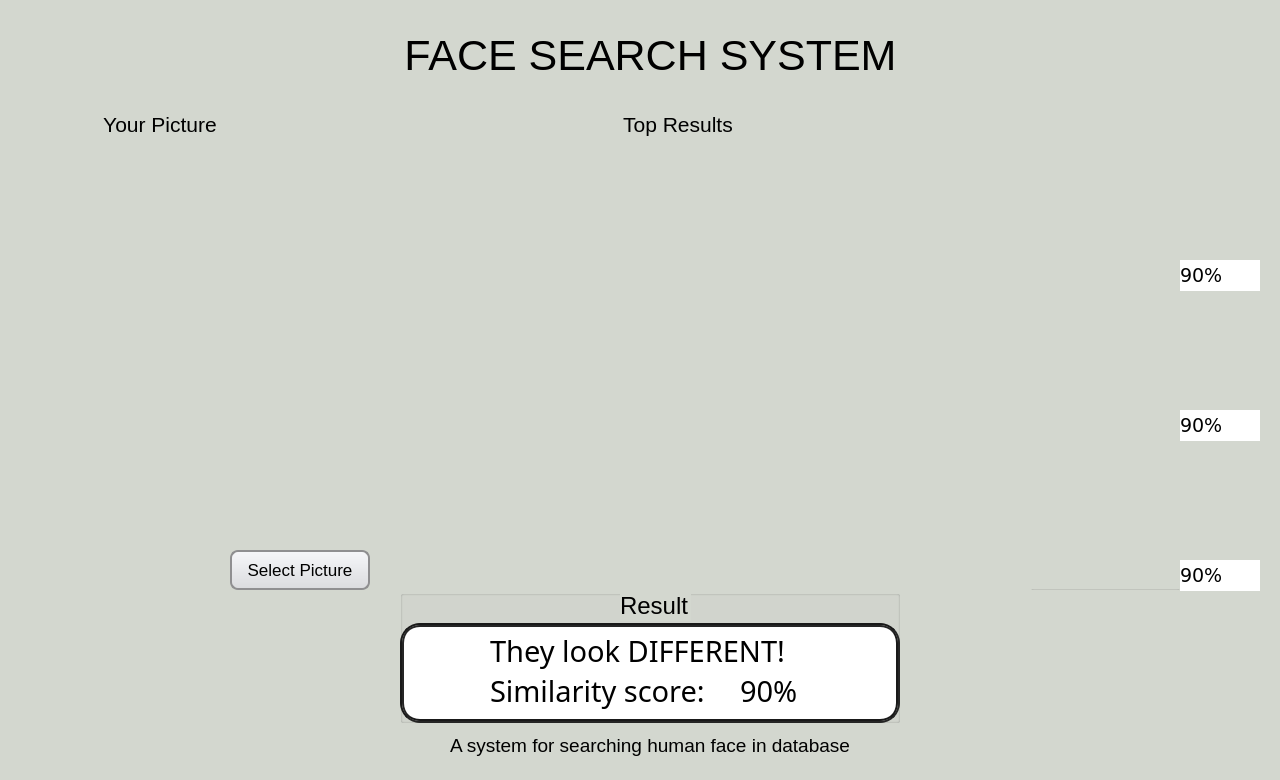
<?xml version="1.0" encoding="UTF-8"?>
<ui version="4.0">
 <class>MainWindow</class>
 <widget class="QMainWindow" name="MainWindow">
  <property name="geometry">
   <rect>
    <x>0</x>
    <y>0</y>
    <width>1280</width>
    <height>780</height>
   </rect>
  </property>
  <property name="windowTitle">
   <string>MainWindow</string>
  </property>
  <property name="styleSheet">
   <string notr="true">background-color: rgb(211, 215, 207);</string>
  </property>
  <widget class="QWidget" name="centralwidget">
   <widget class="QGroupBox" name="group1">
    <property name="geometry">
     <rect>
      <x>100</x>
      <y>110</y>
      <width>400</width>
      <height>430</height>
     </rect>
    </property>
    <property name="sizePolicy">
     <sizepolicy hsizetype="Preferred" vsizetype="Preferred">
      <horstretch>0</horstretch>
      <verstretch>0</verstretch>
     </sizepolicy>
    </property>
    <property name="font">
     <font>
      <pointsize>16</pointsize>
     </font>
    </property>
    <property name="autoFillBackground">
     <bool>false</bool>
    </property>
    <property name="title">
     <string>Your Picture</string>
    </property>
    <widget class="QWidget" name="widget1" native="true">
     <property name="geometry">
      <rect>
       <x>-1</x>
       <y>28</y>
       <width>402</width>
       <height>402</height>
      </rect>
     </property>
    </widget>
   </widget>
   <widget class="QLabel" name="logo">
    <property name="geometry">
     <rect>
      <x>20</x>
      <y>10</y>
      <width>289</width>
      <height>90</height>
     </rect>
    </property>
    <property name="styleSheet">
     <string notr="true"/>
    </property>
    <property name="text">
     <string/>
    </property>
    <property name="pixmap">
     <pixmap>logo_aiacademy.png</pixmap>
    </property>
    <property name="scaledContents">
     <bool>true</bool>
    </property>
   </widget>
   <widget class="QLabel" name="title">
    <property name="geometry">
     <rect>
      <x>360</x>
      <y>20</y>
      <width>581</width>
      <height>71</height>
     </rect>
    </property>
    <property name="font">
     <font>
      <pointsize>32</pointsize>
      <italic>false</italic>
     </font>
    </property>
    <property name="layoutDirection">
     <enum>Qt::LeftToRight</enum>
    </property>
    <property name="text">
     <string>FACE SEARCH SYSTEM</string>
    </property>
    <property name="alignment">
     <set>Qt::AlignCenter</set>
    </property>
   </widget>
   <widget class="QLabel" name="subTitle">
    <property name="geometry">
     <rect>
      <x>450</x>
      <y>730</y>
      <width>431</width>
      <height>31</height>
     </rect>
    </property>
    <property name="font">
     <font>
      <pointsize>14</pointsize>
      <italic>false</italic>
     </font>
    </property>
    <property name="text">
     <string>A system for searching human face in database</string>
    </property>
   </widget>
   <widget class="QGroupBox" name="group2">
    <property name="geometry">
     <rect>
      <x>620</x>
      <y>110</y>
      <width>400</width>
      <height>430</height>
     </rect>
    </property>
    <property name="sizePolicy">
     <sizepolicy hsizetype="Preferred" vsizetype="Preferred">
      <horstretch>0</horstretch>
      <verstretch>0</verstretch>
     </sizepolicy>
    </property>
    <property name="font">
     <font>
      <pointsize>16</pointsize>
     </font>
    </property>
    <property name="autoFillBackground">
     <bool>false</bool>
    </property>
    <property name="title">
     <string>Top Results</string>
    </property>
    <widget class="QWidget" name="widget2" native="true">
     <property name="geometry">
      <rect>
       <x>-1</x>
       <y>28</y>
       <width>402</width>
       <height>402</height>
      </rect>
     </property>
    </widget>
   </widget>
   <widget class="QPushButton" name="selectBtn">
    <property name="geometry">
     <rect>
      <x>230</x>
      <y>550</y>
      <width>140</width>
      <height>40</height>
     </rect>
    </property>
    <property name="font">
     <font>
      <pointsize>13</pointsize>
     </font>
    </property>
    <property name="styleSheet">
     <string notr="true">QPushButton {
    border: 2px solid #8f8f91;
    border-radius: 8px;
    background-color: qlineargradient(x1: 0, y1: 0, x2: 0, y2: 1, stop: 0 #f6f7fa, stop: 1 #dadbde);
    min-width: 80px;
}

QPushButton:pressed {
    background-color: qlineargradient(x1: 0, y1: 0, x2: 0, y2: 1, stop: 0 #dadbde, stop: 1 #f6f7fa);
}

QPushButton:flat {
    border: none;
}

QPushButton:default {
    border-color: navy; 
}</string>
    </property>
    <property name="text">
     <string>Select Picture</string>
    </property>
   </widget>
   <widget class="QGroupBox" name="group3">
    <property name="geometry">
     <rect>
      <x>1030</x>
      <y>110</y>
      <width>150</width>
      <height>480</height>
     </rect>
    </property>
    <property name="sizePolicy">
     <sizepolicy hsizetype="Preferred" vsizetype="Preferred">
      <horstretch>0</horstretch>
      <verstretch>0</verstretch>
     </sizepolicy>
    </property>
    <property name="font">
     <font>
      <pointsize>16</pointsize>
     </font>
    </property>
    <property name="autoFillBackground">
     <bool>false</bool>
    </property>
    <property name="title">
     <string>      </string>
    </property>
    <widget class="QWidget" name="widget3" native="true">
     <property name="geometry">
      <rect>
       <x>0</x>
       <y>28</y>
       <width>150</width>
       <height>151</height>
      </rect>
     </property>
    </widget>
    <widget class="QWidget" name="widget4" native="true">
     <property name="geometry">
      <rect>
       <x>0</x>
       <y>179</y>
       <width>150</width>
       <height>150</height>
      </rect>
     </property>
    </widget>
    <widget class="QWidget" name="widget5" native="true">
     <property name="geometry">
      <rect>
       <x>0</x>
       <y>329</y>
       <width>150</width>
       <height>150</height>
      </rect>
     </property>
    </widget>
   </widget>
   <widget class="QGroupBox" name="group4">
    <property name="geometry">
     <rect>
      <x>400</x>
      <y>590</y>
      <width>500</width>
      <height>133</height>
     </rect>
    </property>
    <property name="sizePolicy">
     <sizepolicy hsizetype="Preferred" vsizetype="Preferred">
      <horstretch>0</horstretch>
      <verstretch>0</verstretch>
     </sizepolicy>
    </property>
    <property name="autoFillBackground">
     <bool>false</bool>
    </property>
    <property name="title">
     <string/>
    </property>
    <widget class="QFrame" name="frame3">
     <property name="geometry">
      <rect>
       <x>0</x>
       <y>33</y>
       <width>500</width>
       <height>100</height>
      </rect>
     </property>
     <property name="styleSheet">
      <string notr="true">border:4px groove rgb(25, 25, 25);
border-radius: 20px;
background-color: rgb(255, 255, 255);</string>
     </property>
     <property name="frameShape">
      <enum>QFrame::StyledPanel</enum>
     </property>
     <property name="frameShadow">
      <enum>QFrame::Raised</enum>
     </property>
    </widget>
    <widget class="QLabel" name="label">
     <property name="geometry">
      <rect>
       <x>220</x>
       <y>0</y>
       <width>71</width>
       <height>31</height>
      </rect>
     </property>
     <property name="font">
      <font>
       <pointsize>18</pointsize>
      </font>
     </property>
     <property name="text">
      <string>Result</string>
     </property>
    </widget>
    <widget class="QLabel" name="resultLb">
     <property name="geometry">
      <rect>
       <x>90</x>
       <y>40</y>
       <width>341</width>
       <height>41</height>
      </rect>
     </property>
     <property name="font">
      <font>
       <family>FontAwesome</family>
       <pointsize>22</pointsize>
      </font>
     </property>
     <property name="styleSheet">
      <string notr="true">background-color: rgb(255, 255, 255);</string>
     </property>
     <property name="text">
      <string>They look DIFFERENT!</string>
     </property>
    </widget>
    <widget class="QLabel" name="resultLb1">
     <property name="geometry">
      <rect>
       <x>90</x>
       <y>80</y>
       <width>241</width>
       <height>41</height>
      </rect>
     </property>
     <property name="font">
      <font>
       <family>FontAwesome</family>
       <pointsize>22</pointsize>
      </font>
     </property>
     <property name="styleSheet">
      <string notr="true">background-color: rgb(255, 255, 255);</string>
     </property>
     <property name="text">
      <string>Similarity score: </string>
     </property>
    </widget>
    <widget class="QLabel" name="scoreLb">
     <property name="geometry">
      <rect>
       <x>340</x>
       <y>80</y>
       <width>110</width>
       <height>41</height>
      </rect>
     </property>
     <property name="font">
      <font>
       <family>FontAwesome</family>
       <pointsize>22</pointsize>
      </font>
     </property>
     <property name="styleSheet">
      <string notr="true">background-color: rgb(255, 255, 255);</string>
     </property>
     <property name="text">
      <string>90%</string>
     </property>
    </widget>
   </widget>
   <widget class="QLabel" name="scoreLb2">
    <property name="geometry">
     <rect>
      <x>1180</x>
      <y>260</y>
      <width>80</width>
      <height>31</height>
     </rect>
    </property>
    <property name="font">
     <font>
      <family>DejaVu Sans</family>
      <pointsize>14</pointsize>
     </font>
    </property>
    <property name="layoutDirection">
     <enum>Qt::LeftToRight</enum>
    </property>
    <property name="styleSheet">
     <string notr="true">background-color: rgb(255, 255, 255);</string>
    </property>
    <property name="text">
     <string>90%</string>
    </property>
   </widget>
   <widget class="QLabel" name="scoreLb3">
    <property name="geometry">
     <rect>
      <x>1180</x>
      <y>410</y>
      <width>80</width>
      <height>31</height>
     </rect>
    </property>
    <property name="font">
     <font>
      <family>DejaVu Sans</family>
      <pointsize>14</pointsize>
     </font>
    </property>
    <property name="styleSheet">
     <string notr="true">background-color: rgb(255, 255, 255);</string>
    </property>
    <property name="text">
     <string>90%</string>
    </property>
   </widget>
   <widget class="QLabel" name="scoreLb4">
    <property name="geometry">
     <rect>
      <x>1180</x>
      <y>560</y>
      <width>80</width>
      <height>31</height>
     </rect>
    </property>
    <property name="font">
     <font>
      <family>DejaVu Sans</family>
      <pointsize>14</pointsize>
     </font>
    </property>
    <property name="styleSheet">
     <string notr="true">background-color: rgb(255, 255, 255);</string>
    </property>
    <property name="text">
     <string>90%</string>
    </property>
   </widget>
   <zorder>subTitle</zorder>
   <zorder>group1</zorder>
   <zorder>logo</zorder>
   <zorder>title</zorder>
   <zorder>group2</zorder>
   <zorder>selectBtn</zorder>
   <zorder>group3</zorder>
   <zorder>group4</zorder>
   <zorder>scoreLb2</zorder>
   <zorder>scoreLb3</zorder>
   <zorder>scoreLb4</zorder>
  </widget>
  <action name="actionNew">
   <property name="text">
    <string>New Data</string>
   </property>
   <property name="shortcut">
    <string>Ctrl+N</string>
   </property>
  </action>
  <action name="actionLoad">
   <property name="text">
    <string>Load Data</string>
   </property>
   <property name="shortcut">
    <string>Ctrl+O</string>
   </property>
  </action>
 </widget>
 <layoutdefault spacing="6" margin="11"/>
 <resources/>
 <connections/>
</ui>
